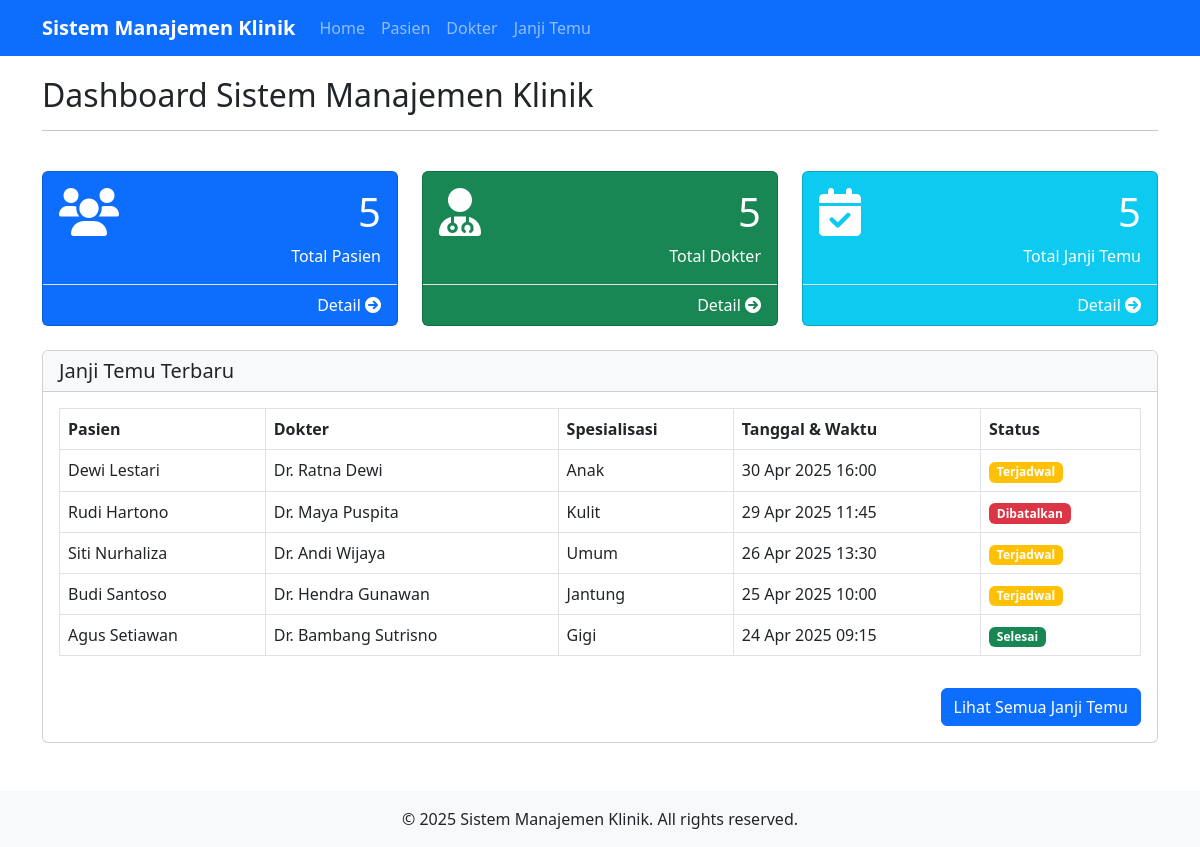
The page / on the database its author committed.
### tables this page shows
CREATE TABLE appointments (
    id INT AUTO_INCREMENT PRIMARY KEY,
    patient_id INT NOT NULL,
    doctor_id INT NOT NULL,
    appointment_date DATETIME NOT NULL,
    status ENUM('Terjadwal', 'Selesai', 'Dibatalkan') NOT NULL DEFAULT 'Terjadwal',
    FOREIGN KEY (patient_id) REFERENCES patients(id) ON DELETE CASCADE,
    FOREIGN KEY (doctor_id) REFERENCES doctors(id) ON DELETE CASCADE
);

CREATE TABLE patients (
    id INT AUTO_INCREMENT PRIMARY KEY,
    name VARCHAR(100) NOT NULL,
    birthdate DATE NOT NULL,
    gender ENUM('Laki-laki', 'Perempuan') NOT NULL,
    address TEXT NOT NULL
);

CREATE TABLE doctors (
    id INT AUTO_INCREMENT PRIMARY KEY,
    name VARCHAR(100) NOT NULL,
    specialization VARCHAR(100) NOT NULL,
    phone VARCHAR(15) NOT NULL
);

### class/Patient.php (called while the page is built, shortened)
<?php
class Patient {
    private $conn;
    private $table_name = "patients";
    public function __construct($db) {
        $this->conn = $db;
    }
    public function getAll() {
        $query = "SELECT * FROM " . $this->table_name . " ORDER BY name";
        $stmt = $this->conn->prepare($query);
        $stmt->execute();
        return $stmt;
    }
}
?>

### class/Doctor.php (called while the page is built, shortened)
<?php
class Doctor {
    private $conn;
    private $table_name = "doctors";
    public function __construct($db) {
        $this->conn = $db;
    }
    public function getAll() {
        $query = "SELECT * FROM " . $this->table_name . " ORDER BY name";
        $stmt = $this->conn->prepare($query);
        $stmt->execute();
        return $stmt;
    }
}
?>

### class/Appointment.php (called while the page is built, shortened)
<?php
class Appointment {
    private $conn;
    private $table_name = "appointments";
    public function __construct($db) {
        $this->conn = $db;
    }
    public function getAll() {
        $query = "SELECT a.id, a.patient_id, a.doctor_id, a.appointment_date, a.status,
                 p.name as patient_name, d.name as doctor_name, d.specialization
                 FROM " . $this->table_name . " a
                 LEFT JOIN patients p ON a.patient_id = p.id
                 LEFT JOIN doctors d ON a.doctor_id = d.id
                 ORDER BY a.appointment_date DESC";
        $stmt = $this->conn->prepare($query);
        $stmt->execute();
        return $stmt;
    }
}
?>

### index.php (the view, shortened to what this page needs)
<?php
require_once "class/Patient.php";
require_once "class/Doctor.php";
require_once "class/Appointment.php";
$database = new Database();
$db = $database->getConnection();
$patient = new Patient($db);
$doctor = new Doctor($db);
$appointment = new Appointment($db);
$stmt_patients = $patient->getAll();
$total_patients = $stmt_patients->rowCount();
$stmt_doctors = $doctor->getAll();
$total_doctors = $stmt_doctors->rowCount();
$stmt_appointments = $appointment->getAll();
$total_appointments = $stmt_appointments->rowCount();
$recent_appointments = [];
$count = 0;
while($row = $stmt_appointments->fetch(PDO::FETCH_ASSOC)) {
    if($count < 5) {
        $recent_appointments[] = $row;
        $count++;
    } else {
        break;
    }
}
include "view/layouts/header.php";
?>
<div class="row mb-4">
    <div class="col-md-12">
        <h2>Dashboard Sistem Manajemen Klinik</h2>
        <hr>
    </div>
</div>
<div class="row mb-4">
    <div class="col-md-4">
        <div class="card text-white bg-primary">
            <div class="card-body">
                <div class="row">
                    <div class="col-3">
                        <i class="fas fa-users fa-3x"></i>
                    </div>
                    <div class="col-9 text-end">
                        <h1><?php echo $total_patients; ?></h1>
                        <p class="mb-0">Total Pasien</p>
                    </div>
                </div>
            </div>
            <div class="card-footer bg-transparent border-top text-end">
                <a href="patients.php" class="text-white text-decoration-none">Detail <i class="fas fa-arrow-circle-right"></i></a>
            </div>
        </div>
    </div>
    <div class="col-md-4">
        <div class="card text-white bg-success">
            <div class="card-body">
                <div class="row">
                    <div class="col-3">
                        <i class="fas fa-user-md fa-3x"></i>
                    </div>
                    <div class="col-9 text-end">
                        <h1><?php echo $total_doctors; ?></h1>
                        <p class="mb-0">Total Dokter</p>
                    </div>
                </div>
            </div>
            <div class="card-footer bg-transparent border-top text-end">
                <a href="doctors.php" class="text-white text-decoration-none">Detail <i class="fas fa-arrow-circle-right"></i></a>
            </div>
        </div>
    </div>
    <div class="col-md-4">
        <div class="card text-white bg-info">
            <div class="card-body">
                <div class="row">
                    <div class="col-3">
                        <i class="fas fa-calendar-check fa-3x"></i>
                    </div>
                    <div class="col-9 text-end">
                        <h1><?php echo $total_appointments; ?></h1>
                        <p class="mb-0">Total Janji Temu</p>
                    </div>
                </div>
            </div>
            <div class="card-footer bg-transparent border-top text-end">
                <a href="appointments.php" class="text-white text-decoration-none">Detail <i class="fas fa-arrow-circle-right"></i></a>
            </div>
        </div>
    </div>
</div>
<div class="row">
    <div class="col-md-12">
        <div class="card">
            <div class="card-header bg-light">
                <h5 class="mb-0">Janji Temu Terbaru</h5>
            </div>
            <div class="card-body">
                <div class="table-responsive">
                    <table class="table table-bordered table-hover">
                        <thead>
                            <tr>
                                <th>Pasien</th>
                                <th>Dokter</th>
                                <th>Spesialisasi</th>
                                <th>Tanggal & Waktu</th>
                                <th>Status</th>
                            </tr>
                        </thead>
                        <tbody>
                            <?php if (count($recent_appointments) > 0): ?>
                                <?php foreach ($recent_appointments as $row): ?>
                                    <tr>
                                        <td><?php echo $row['patient_name']; ?></td>
                                        <td><?php echo $row['doctor_name']; ?></td>
                                        <td><?php echo $row['specialization']; ?></td>
                                        <td><?php echo date('d M Y H:i', strtotime($row['appointment_date'])); ?></td>
                                        <td>
                                            <?php if ($row['status'] == 'Terjadwal'): ?>
                                                <span class="badge bg-warning">Terjadwal</span>
                                            <?php elseif ($row['status'] == 'Selesai'): ?>
                                                <span class="badge bg-success">Selesai</span>
                                            <?php else: ?>
                                                <span class="badge bg-danger">Dibatalkan</span>
                                            <?php endif; ?>
                                        </td>
                                    </tr>
                                <?php endforeach; ?>
                            <?php else: ?>
                                <tr>
                                    <td colspan="5" class="text-center">Tidak ada janji temu terbaru</td>
                                </tr>
                            <?php endif; ?>
                        </tbody>
                    </table>
                </div>
                <div class="text-end mt-3">
                    <a href="appointments.php" class="btn btn-primary">Lihat Semua Janji Temu</a>
                </div>
            </div>
        </div>
    </div>
</div>
<?php
include "view/layouts/footer.php";
?>

### view/layouts/header.php (shortened to what this page needs)
<!DOCTYPE html>
<html lang="id">
<head>
    <link href="https://cdn.jsdelivr.net/npm/bootstrap@5.3.0/dist/css/bootstrap.min.css" rel="stylesheet">
    <link rel="stylesheet" href="https://cdnjs.cloudflare.com/ajax/libs/font-awesome/6.0.0/css/all.min.css">
</head>
<body>
<nav class="navbar navbar-expand-lg navbar-dark bg-primary">
    <div class="container">
        <a class="navbar-brand" href="index.php">Sistem Manajemen Klinik</a>
        <div class="collapse navbar-collapse" id="navbarNav">
            <ul class="navbar-nav">
                <li class="nav-item">
                    <a class="nav-link" href="index.php">Home</a>
                </li>
                <li class="nav-item">
                    <a class="nav-link" href="patients.php">Pasien</a>
                </li>
                <li class="nav-item">
                    <a class="nav-link" href="doctors.php">Dokter</a>
                </li>
                <li class="nav-item">
                    <a class="nav-link" href="appointments.php">Janji Temu</a>
                </li>
            </ul>
        </div>
    </div>
</nav>
<div class="container content-wrapper">

### view/layouts/footer.php (shortened to what this page needs)
</div>
<footer class="bg-light py-3 mt-5">
    <div class="container text-center">
        <p class="mb-0">&copy; <?php echo date('Y'); ?> Sistem Manajemen Klinik. All rights reserved.</p>
    </div>
</footer>
</body>
</html>

### view/layouts/header.php (style rules this page uses)
.navbar-brand { font-weight: bold; }
.content-wrapper { margin-top: 20px; }

### rows shown on the page
appointments: patient.name "Dewi Lestari", doctor.name "Dr. Ratna Dewi", doctor.specialization "Anak", appointment_date "30 Apr 2025 16:00", status "Terjadwal"
appointments: patient.name "Rudi Hartono", doctor.name "Dr. Maya Puspita", doctor.specialization "Kulit", appointment_date "29 Apr 2025 11:45", status "Dibatalkan"
appointments: patient.name "Siti Nurhaliza", doctor.name "Dr. Andi Wijaya", doctor.specialization "Umum", appointment_date "26 Apr 2025 13:30", status "Terjadwal"
appointments: patient.name "Budi Santoso", doctor.name "Dr. Hendra Gunawan", doctor.specialization "Jantung", appointment_date "25 Apr 2025 10:00", status "Terjadwal"
appointments: patient.name "Agus Setiawan", doctor.name "Dr. Bambang Sutrisno", doctor.specialization "Gigi", appointment_date "24 Apr 2025 09:15", status "Selesai"

### other values the page prints
$total_patients "5"
$total_doctors "5"
$total_appointments "5"
